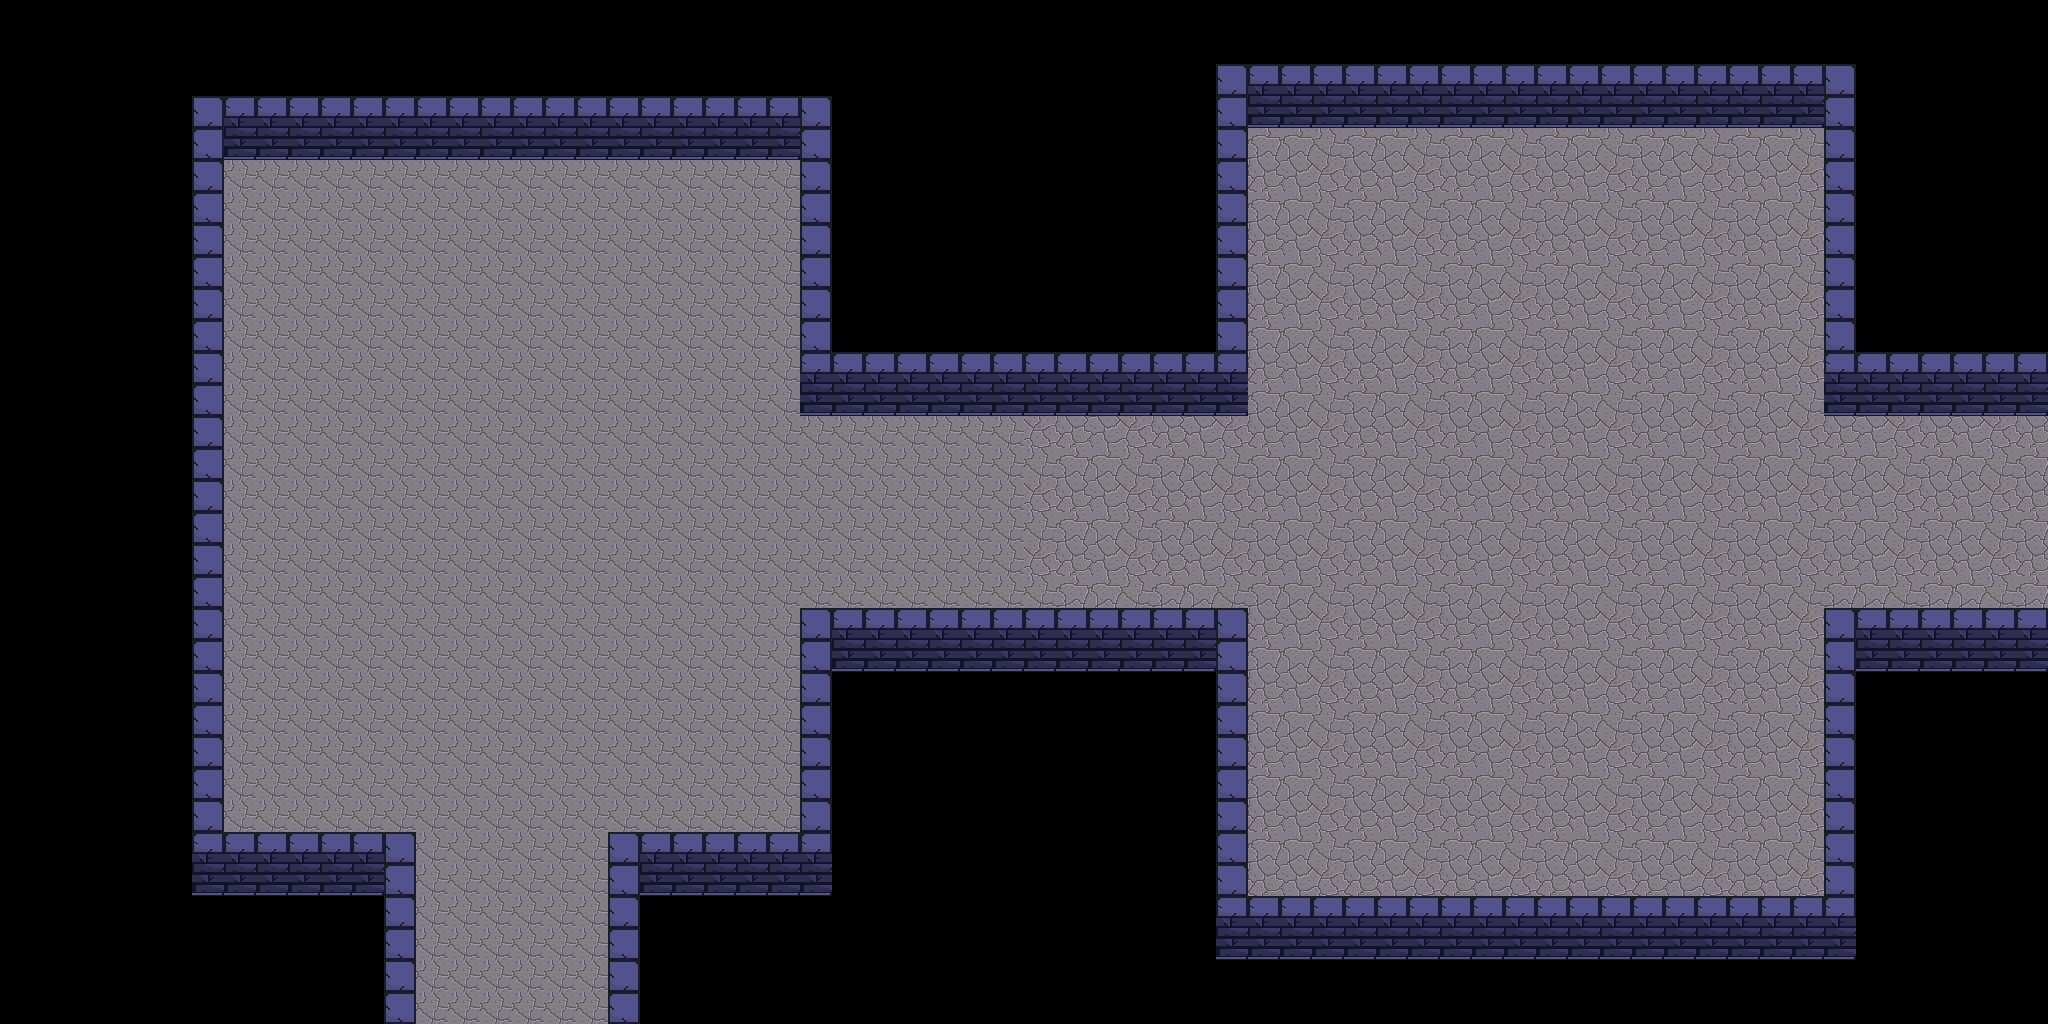

This is a level from a 2D game, rendered from its Tiled map with the project's own tilesets. A one-line summary and the complete map file follow:
An orthogonal 64x32 tile map with 32x32 px tiles, 1 tile layer (Capa de patrones 1).

<map version="1.9" tiledversion="1.9.2" orientation="orthogonal" renderorder="right-down" width="64" height="32" tilewidth="32" tileheight="32" infinite="0" nextlayerid="2" nextobjectid="1">
 <tileset firstgid="1" name="Room" tilewidth="32" tileheight="32" tilecount="60" columns="10">
  <image source="Room.jpg" trans="000000" width="320" height="192" />
 </tileset>
 <layer id="1" name="Capa de patrones 1" width="64" height="32">
  <data encoding="csv">
0,0,0,0,0,0,0,0,0,0,0,0,0,0,0,0,0,0,0,0,0,0,0,0,0,0,0,0,0,0,0,0,0,0,0,0,0,0,0,0,0,0,0,0,0,0,0,0,0,0,0,0,0,0,0,0,0,0,0,0,0,0,0,0,
0,0,0,0,0,0,0,0,0,0,0,0,0,0,0,0,0,0,0,0,0,0,0,0,0,0,0,0,0,0,0,0,0,0,0,0,0,0,0,0,0,0,0,0,0,0,0,0,0,0,0,0,0,0,0,0,0,0,0,0,0,0,0,0,
0,0,0,0,0,0,0,0,0,0,0,0,0,0,0,0,0,0,0,0,0,0,0,0,0,0,0,0,0,0,0,0,0,0,0,0,0,0,1,2,3,2,3,2,3,2,3,2,3,2,3,2,3,2,3,2,3,1,0,0,0,0,0,0,
0,0,0,0,0,0,1,3,4,2,3,4,2,3,4,2,3,4,2,3,4,2,3,4,2,1,0,0,0,0,0,0,0,0,0,0,0,0,11,12,13,12,13,12,13,12,13,12,13,12,13,12,13,12,13,12,13,11,0,0,0,0,0,0,
0,0,0,0,0,0,11,13,14,12,13,14,12,13,14,12,13,14,12,13,14,12,13,14,12,11,0,0,0,0,0,0,0,0,0,0,0,0,1,23,24,25,26,27,22,23,24,25,26,27,22,23,24,25,26,27,22,1,0,0,0,0,0,0,
0,0,0,0,0,0,1,22,22,22,22,22,22,22,22,22,22,22,22,22,22,22,22,22,22,1,0,0,0,0,0,0,0,0,0,0,0,0,11,33,34,35,36,37,32,33,34,35,36,37,32,33,34,35,36,37,32,11,0,0,0,0,0,0,
0,0,0,0,0,0,11,22,22,22,22,22,22,22,22,22,22,22,22,22,22,22,22,22,22,11,0,0,0,0,0,0,0,0,0,0,0,0,21,23,24,25,26,27,22,23,24,25,26,27,22,23,24,25,26,27,22,21,0,0,0,0,0,0,
0,0,0,0,0,0,1,22,22,22,22,22,22,22,22,22,22,22,22,22,22,22,22,22,22,21,0,0,0,0,0,0,0,0,0,0,0,0,31,33,34,35,36,37,32,33,34,35,36,37,32,33,34,35,36,37,32,31,0,0,0,0,0,0,
0,0,0,0,0,0,11,22,22,22,22,22,22,22,22,22,22,22,22,22,22,22,22,22,22,31,0,0,0,0,0,0,0,0,0,0,0,0,1,23,24,25,26,27,22,23,24,25,26,27,22,23,24,25,26,27,22,1,0,0,0,0,0,0,
0,0,0,0,0,0,1,22,22,22,22,22,22,22,22,22,22,22,22,22,22,22,22,22,22,1,0,0,0,0,0,0,0,0,0,0,0,0,11,33,34,35,36,37,32,33,34,35,36,37,32,33,34,35,36,37,32,11,0,0,0,0,0,0,
0,0,0,0,0,0,11,22,22,22,22,22,22,22,22,22,22,22,22,22,22,22,22,22,22,11,0,0,0,0,0,0,0,0,0,0,0,0,21,23,24,25,26,27,22,23,24,25,26,27,22,23,24,25,26,27,22,21,0,0,0,0,0,0,
0,0,0,0,0,0,1,22,22,22,22,22,22,22,22,22,22,22,22,22,22,22,22,22,22,41,2,3,2,3,4,2,2,2,2,2,2,2,41,33,34,35,36,37,32,33,34,35,36,37,32,33,34,35,36,37,32,41,2,2,2,2,2,2,
0,0,0,0,0,0,11,22,22,22,22,22,22,22,22,22,22,22,22,22,22,22,22,22,22,51,12,13,12,13,14,12,12,12,12,12,12,12,51,23,24,25,26,27,22,23,24,25,26,27,22,23,24,25,26,27,22,51,12,12,12,12,12,12,
0,0,0,0,0,0,1,22,22,22,22,22,22,22,22,22,22,22,22,22,22,22,22,22,22,22,22,22,22,22,22,22,32,33,34,35,36,37,32,33,34,35,36,37,32,33,34,35,36,37,32,33,34,35,36,37,32,33,34,35,36,37,32,33,
0,0,0,0,0,0,11,22,22,22,22,22,22,22,22,22,22,22,22,22,22,22,22,22,22,22,22,22,22,22,22,22,22,23,24,25,26,27,22,23,24,25,26,27,22,23,24,25,26,27,22,23,24,25,26,27,22,23,24,25,26,27,22,23,
0,0,0,0,0,0,1,22,22,22,22,22,22,22,22,22,22,22,22,22,22,22,22,22,22,22,22,22,22,22,22,22,32,33,34,35,36,37,32,33,34,35,36,37,32,33,34,35,36,37,32,33,34,35,36,37,32,33,34,35,36,37,32,33,
0,0,0,0,0,0,11,22,22,22,22,22,22,22,22,22,22,22,22,22,22,22,22,22,22,22,22,22,22,22,22,22,22,23,24,25,26,27,22,23,24,25,26,27,22,23,24,25,26,27,22,23,24,25,26,27,22,23,24,25,26,27,22,23,
0,0,0,0,0,0,1,22,22,22,22,22,22,22,22,22,22,22,22,22,22,22,22,22,22,22,22,22,22,22,22,22,32,33,34,35,36,37,32,33,34,35,36,37,32,33,34,35,36,37,32,33,34,35,36,37,32,33,34,35,36,37,32,33,
0,0,0,0,0,0,11,22,22,22,22,22,22,22,22,22,22,22,22,22,22,22,22,22,22,22,22,22,22,22,22,22,22,23,24,25,26,27,22,23,24,25,26,27,22,23,24,25,26,27,22,23,24,25,26,27,22,23,24,25,26,27,22,23,
0,0,0,0,0,0,1,22,22,22,22,22,22,22,22,22,22,22,22,22,22,22,22,22,22,1,2,3,4,4,4,4,2,2,2,2,2,2,1,33,34,35,36,37,32,33,34,35,36,37,32,33,34,35,36,37,32,1,2,2,2,2,2,2,
0,0,0,0,0,0,11,22,22,22,22,22,22,22,22,22,22,22,22,22,22,22,22,22,22,11,12,13,14,14,14,14,12,12,12,12,12,12,11,23,24,25,26,27,22,23,24,25,26,27,22,23,24,25,26,27,22,11,12,12,12,12,12,12,
0,0,0,0,0,0,1,22,22,22,22,22,22,22,22,22,22,22,22,22,22,22,22,22,22,21,0,0,0,0,0,0,0,0,0,0,0,0,21,33,34,35,36,37,32,33,34,35,36,37,32,33,34,35,36,37,32,21,0,0,0,0,0,0,
0,0,0,0,0,0,11,22,22,22,22,22,22,22,22,22,22,22,22,22,22,22,22,22,22,31,0,0,0,0,0,0,0,0,0,0,0,0,31,23,24,25,26,27,22,23,24,25,26,27,22,23,24,25,26,27,22,31,0,0,0,0,0,0,
0,0,0,0,0,0,1,22,22,22,22,22,22,22,22,22,22,22,22,22,22,22,22,22,22,1,0,0,0,0,0,0,0,0,0,0,0,0,1,33,34,35,36,37,32,33,34,35,36,37,32,33,34,35,36,37,32,1,0,0,0,0,0,0,
0,0,0,0,0,0,11,22,22,22,22,22,22,22,22,22,22,22,22,22,22,22,22,22,22,11,0,0,0,0,0,0,0,0,0,0,0,0,11,23,24,25,26,27,22,23,24,25,26,27,22,23,24,25,26,27,22,11,0,0,0,0,0,0,
0,0,0,0,0,0,1,22,22,22,22,22,22,22,22,22,22,22,22,22,22,22,22,22,22,21,0,0,0,0,0,0,0,0,0,0,0,0,21,33,34,35,36,37,32,33,34,35,36,37,32,33,34,35,36,37,32,21,0,0,0,0,0,0,
0,0,0,0,0,0,2,3,2,3,2,3,1,22,22,22,22,22,22,1,2,3,2,3,2,3,0,0,0,0,0,0,0,0,0,0,0,0,31,23,24,25,26,27,22,23,24,25,26,27,22,23,24,25,26,27,22,31,0,0,0,0,0,0,
0,0,0,0,0,0,12,13,12,13,12,13,11,22,22,22,22,22,22,11,12,13,12,13,12,13,0,0,0,0,0,0,0,0,0,0,0,0,1,33,34,35,36,37,32,33,34,35,36,37,32,33,34,35,36,37,32,1,0,0,0,0,0,0,
0,0,0,0,0,0,0,0,0,0,0,0,1,22,22,22,22,22,22,1,0,0,0,0,0,0,0,0,0,0,0,0,0,0,0,0,0,0,41,42,43,41,42,43,41,42,43,41,42,43,41,42,43,41,42,43,41,42,0,0,0,0,0,0,
0,0,0,0,0,0,0,0,0,0,0,0,11,22,22,22,22,22,22,11,0,0,0,0,0,0,0,0,0,0,0,0,0,0,0,0,0,0,51,52,53,51,52,53,51,52,53,51,52,53,51,52,53,51,52,53,51,52,0,0,0,0,0,0,
0,0,0,0,0,0,0,0,0,0,0,0,21,22,22,22,22,22,22,21,0,0,0,0,0,0,0,0,0,0,0,0,0,0,0,0,0,0,0,0,0,0,0,0,0,0,0,0,0,0,0,0,0,0,0,0,0,0,0,0,0,0,0,0,
0,0,0,0,0,0,0,0,0,0,0,0,31,22,22,22,22,22,22,31,0,0,0,0,0,0,0,0,0,0,0,0,0,0,0,0,0,0,0,0,0,0,0,0,0,0,0,0,0,0,0,0,0,0,0,0,0,0,0,0,0,0,0,0
</data>
 </layer>
</map>
